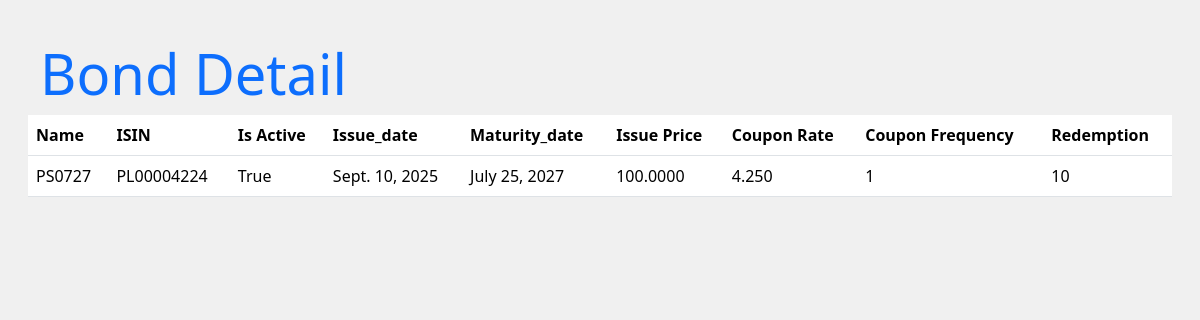
Screenshot of /bonds/detail-bond/2/ with the database file from the repository.
### bonds/models.py (models this page shows, shortened)
class Bond(models.Model):
    ISIN = models.CharField(max_length=12)
    name = models.CharField(max_length=100)
    issue_price = models.DecimalField(max_digits=10, decimal_places=4, default=100)
    issue_date = models.DateField(default=date.today)
    maturity_date = models.DateField()
    coupon_rate = models.DecimalField(max_digits=5, decimal_places=3)
    coupon_frequency = models.SmallIntegerField(
        default=1,
        validators=[
            MinValueValidator(1),
            MaxValueValidator(12)
        ]
    )
    redemption = models.IntegerField()
    is_active = models.BooleanField(default=True)

### bonds/views.py (the view)
# urls.py: path('detail-bond/<int:pk>/', BondDetailView.as_view(), name='detail_bond'),
class BondDetailView(DetailView):
    model = Bond
    context_object_name = 'bond'
    template_name = 'bonds/detail_bond.html'
    def get_queryset(self):
        return Bond.objects.filter(is_active=True, pk=self.kwargs.get('pk'))

### bonds/templates/bonds/detail_bond.html
{% extends 'base.html' %}
{% load static %}
{% block content %}
<div class="row">
    <h1 class="display-4 text-primary">Bond Detail</h1>
    <table class="table">
        <thead>
        <tr>
            <th>Name</th>
            <th>ISIN</th>
            <th>Is Active</th>
            <th>Issue_date</th>
            <th>Maturity_date</th>
            <th>Issue Price</th>
            <th>Coupon Rate</th>
            <th>Coupon Frequency</th>
            <th>Redemption</th>
        </tr>
        </thead>
        <tbody>
        <tr>
            <td>{{ bond.name }}</td>
            <td>{{ bond.ISIN }}</td>
            <td>{{ bond.is_active }}</td>
            <td>{{ bond.issue_date }}</td>
            <td>{{ bond.maturity_date }}</td>
            <td>{{ bond.issue_price }}</td>
            <td>{{ bond.coupon_rate }}</td>
            <td>{{ bond.coupon_frequency }}</td>
            <td>{{ bond.redemption }}</td>
        </tr>
        </tbody>
    </table>
</div>
{% endblock %}

### static/styles.css (style rules this page uses)
body { background-color: #f0f0f0; padding: 40px; }

### rows the page displays
Bond: name "PS0727", ISIN "PL00004224", is_active "True", issue_date "Sept. 10, 2025", maturity_date "July 25, 2027", issue_price "100.0000", coupon_rate "4.250", coupon_frequency "1", redemption "10"
